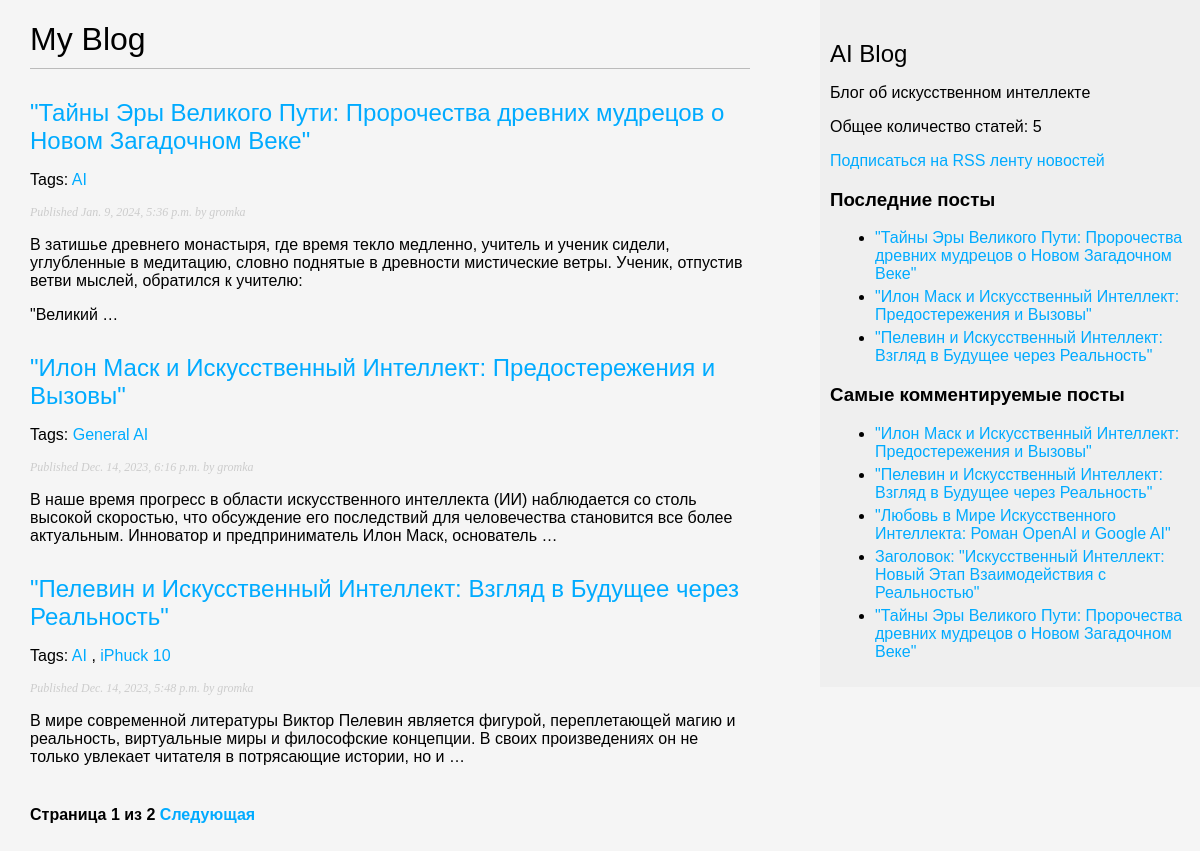
/blog/, run on an earlier commit of the app's database.
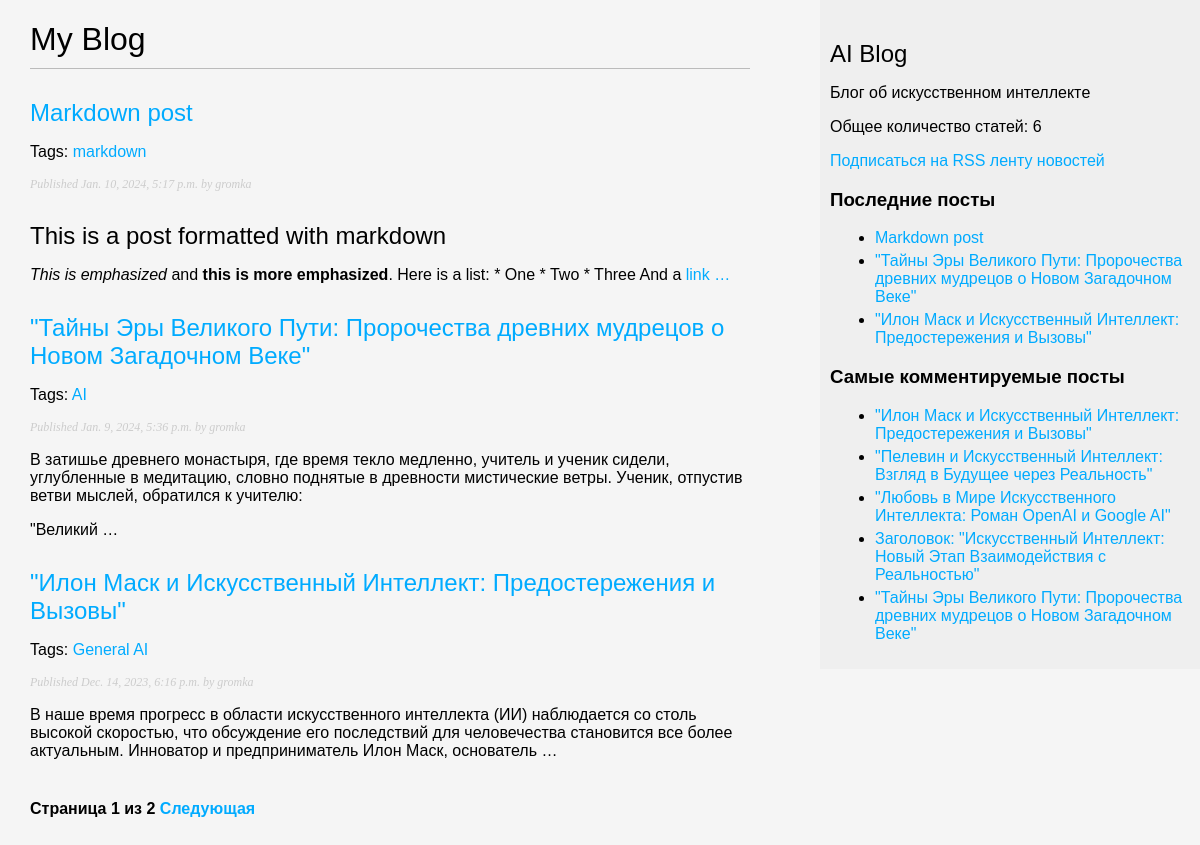
And on a later commit of the database.
### blog/models.py (models this page shows, shortened)
class Post(models.Model):
    class Status(models.TextChoices):
        DRAFT = 'DF', 'Draft'
        PUBLISHED = 'PB', 'Published'
    title = models.CharField(max_length=250)
    slug = models.SlugField(max_length=250,
                            unique_for_date='publish')
    author = models.ForeignKey(User,
                               on_delete=models.CASCADE,
                               related_name='blog_posts')
    body = models.TextField()
    publish = models.DateTimeField(default=timezone.now)
    created = models.DateTimeField(auto_now_add=True)
    updated = models.DateTimeField(auto_now=True)
    status = models.CharField(max_length=2,
                              choices=Status.choices,
                              default=Status.DRAFT)
    objects = models.Manager()
    published = PublishedManager()
    tags = TaggableManager()
    class Meta:
        ordering = ['-publish']
        indexes = [
            models.Index(fields=['-publish']),
        ]
    def get_absolute_url(self):
        return reverse('blog:post_detail',
                       args=[self.publish.year,
                             self.publish.month,
                             self.publish.day,
                             self.slug])

### blog/views.py (the view)
# urls.py: path('', views.post_list, name='post_list'),
def post_list(request, tag_slug=None):
    post_list = Post.published.all()
    tag = None
    if tag_slug:
        tag = get_object_or_404(Tag, slug=tag_slug)
        post_list = post_list.filter(tags__in=[tag])
    paginator = Paginator(post_list, 3)
    page_number = request.GET.get('page', 1)
    try:
        posts = paginator.page(page_number)
    except PageNotAnInteger:
        posts = paginator.page(1)
    except EmptyPage:
        posts = paginator.page(paginator.num_pages)
    return render(request,
                  'blog/post/list.html',
                  {'posts': posts,
                   'tag': tag})

### blog/models.py (called while the page is built)
    def get_queryset(self):
        return super().get_queryset().filter(status=Post.Status.PUBLISHED)

### blog/templatetags/blog_tags.py (called while the page is built)
@register.simple_tag
def total_posts():
    return Post.published.count()

@register.inclusion_tag('blog/post/latest_posts.html')
def show_latest_post(count=5):
    latest_posts = Post.published.order_by('-publish')[:count]
    return {'latest_posts': latest_posts}

@register.simple_tag
def get_most_commented_posts(count=5):
    return Post.published.annotate(total_comments=Count('comments')).order_by('-total_comments')[:count]

@register.filter(name='markdown')
def markdown_format(text):
    return mark_safe(markdown.markdown(text))

### blog/templates/blog/post/list.html (shortened to what this page needs)
{% extends "blog/base.html" %}
{% load blog_tags %}
{% block content %}
    <h1>My Blog</h1>
    {% for post in posts %}
        <h2>
            <a href="{{ post.get_absolute_url }}">
                {{ post.title }}
            </a>
        </h2>
        <p class = "tags">
            Tags:
            {% for tag in post.tags.all %}
                <a href="{% url 'blog:post_list_by_tag' tag.slug %}">
                    {{ tag.name }}
                </a>
                {% if not forloop.last %}, {% endif %}
            {% endfor %}
        </p>
        <p class = 'date'>
            Published {{ post.publish }} by {{ post.author }}
        </p>
        {{ post.body|markdown|truncatewords_html:30 }}
    {% endfor %}
    {% include "pagination.html" with page=posts %}
{% endblock %}

### blog/templates/blog/base.html (shortened to what this page needs)
{% load blog_tags %}
{% load static %}
<!DOCTYPE html>
<html>
<head>
    <link href="{% static 'css/blog.css' %}" rel="stylesheet">
</head>
<body>
    <div id = 'content'>
        {% block content %}
        {% endblock %}
    </div>
    <div id = 'sidebar'>
        <h2>AI Blog</h2>
        <p>
            Блог об искусственном интеллектe
        </p>
        <p>
            Общее количество статей: {% total_posts %}
        </p>
        <p>
            <a href="{% url 'blog:post_feed' %}">
                Подписаться на RSS ленту новостей
            </a>
        </p>
        <h3>Последние посты</h3>
        {% show_latest_post 3 %}
        <h3>Самые комментируемые посты</h3>
        {% get_most_commented_posts as most_commented_posts %}
        <ul>
            {% for post in most_commented_posts %}
            <li>
                <a href="{{ post.get_absolute_url }}">{{ post.title }}</a>
            </li>
            {% endfor %}
        </ul>
    </div>
</body>
</html>

### blog/templates/pagination.html (shortened to what this page needs)
<div class="pagination">
    <span class="step-links">
        <span class="current">
            Страница {{ page.number }} из {{ page.paginator.num_pages }}
        </span>
        {% if page.has_next %}
            <a href="?page={{ page.next_page_number }}">Следующая</a>
        {% endif %}
    </span>
</div>

### blog/templates/blog/post/latest_posts.html
<ul>
  {% for post in latest_posts %}
    <li>
      <a href="{{ post.get_absolute_url }}">{{ post.title }}</a>
    </li>
  {% endfor %}
</ul>

### blog/static/css/blog.css (style rules this page uses)
body { background-color: #f5f5f5; margin:0; padding:0; font-family:helvetica, sans-serif; }
a { color:#00abff; text-decoration:none; }
li { margin: 5px; }
ul { margin-top: 10px; }
h1 { font-weight:normal; border-bottom:1px solid #bbb; padding:0 0 10px 0; }
h2 { font-weight:normal; margin:30px 0 0; }
#content { float:left; width:60%; padding:0 0 0 30px; }
#sidebar { float:right; width:30%; padding:10px; background:#efefef; height:100%; }
p.date { color:#ccc; font-family: georgia, serif; font-size: 12px; font-style: italic; }
.pagination { margin:40px 0; font-weight:bold; }

What changed in the data, as far as the page shows it:
no longer on one of the page's lists (row unchanged): Post: title "\"Пелевин и Искусственный Интеллект: Взгляд в Будущее через Реальность\"", publish "Dec. 14, 2023, 5:48 p.m.", author "gromka", body "В мире современной литературы Виктор Пелевин является фигурой, переплетающей магию и реальность, виртуальные миры и философские концепции. В своих произведениях он не только увлекает читателя в потрясающие истории, но и …"
added Post: title "Markdown post", publish "Jan. 10, 2024, 5:17 p.m.", author "gromka", body "This is a post formatted with markdown This is emphasized and this is more emphasized . Here is a list: * One * Two * Three And a link …"
added Tag: name "markdown", shown under "Markdown post"
computed for Post "\"Пелевин и Искусственный Интеллект: Взгляд в Будущее через Реальность\"": loses Tag (name "iPhuck 10"); loses Tag (name "AI")
Also different on the page:
text no longer shown: "5"
text now shown: "6"
